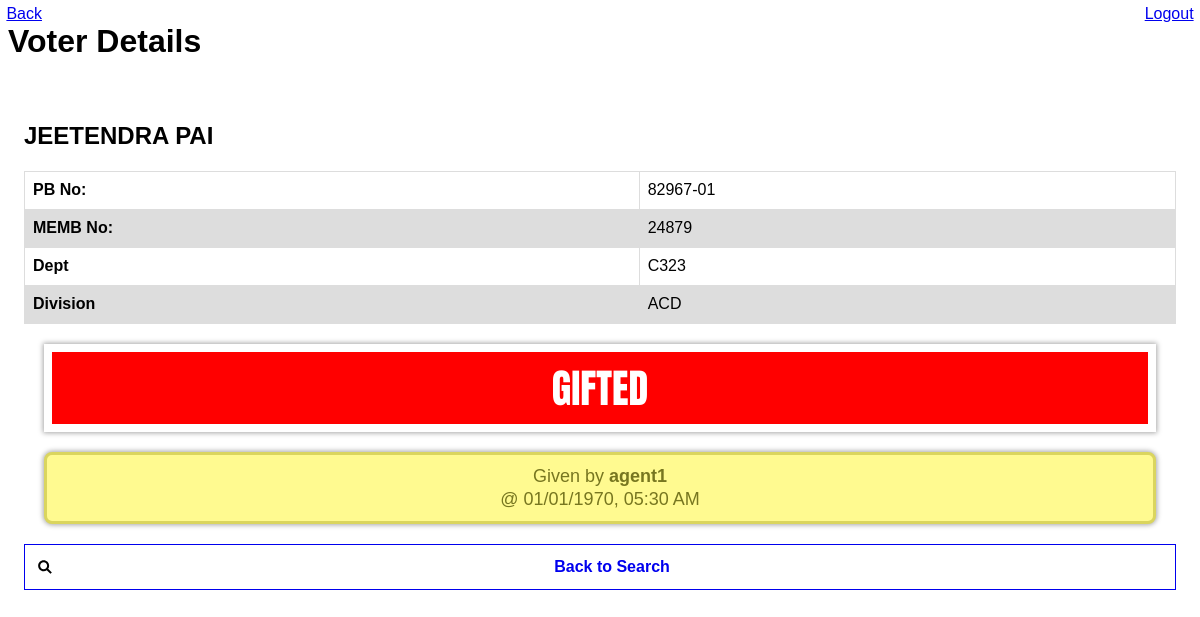
/search_result.php?pb_no=82967-01 (signed in), run on the app's committed database.
### tables this page shows
CREATE TABLE IF NOT EXISTS `candidates` (
  `ID` int(4) DEFAULT NULL,
  `MEMB_NO` int(5) DEFAULT NULL,
  `NAME` varchar(32) DEFAULT NULL,
  `DEPT` varchar(4) DEFAULT NULL,
  `PB_NO` varchar(9) DEFAULT NULL,
  `DIVISION` varchar(15) DEFAULT NULL,
  `GIFTED` tinyint(4) NOT NULL DEFAULT '0',
  `AGENT` tinyint(3) UNSIGNED NOT NULL DEFAULT '0',
  `GIFT_TIME` int(10) UNSIGNED NOT NULL DEFAULT '0',
  UNIQUE KEY `ID` (`ID`)
);

CREATE TABLE IF NOT EXISTS `agents` (
  `id` int(2) NOT NULL AUTO_INCREMENT,
  `username` varchar(25) DEFAULT NULL,
  `password` varchar(255) DEFAULT NULL,
  UNIQUE KEY `id` (`id`)
);

### db_connect.php (called while the page is built, shortened)
<?php
class DB_Connect {
    public function connect() {
		$mysqli = new mysqli(DB_HOST, DB_USER, DB_PASSWORD,DB_DATABASE);
        return $mysqli;
    }
}

### db_functions.php (called while the page is built, shortened)
<?php
class DB_Functions
{
  private $conn;
  function __construct()
  {
    include_once './db_connect.php';
    $this->db = new DB_Connect();
    $this->conn = $this->db->connect();
  }
  public function getAgentnameById($agent_id)
  {
    $result =  $this->conn->query("SELECT * FROM `agents` WHERE `id` = $agent_id ");
    $count = $result->num_rows;
    if ($count == 1) {
      $row = $result->fetch_array();
      $agent_name = $row['username'];
    } else {
      $agent_name = "unknown";
    }
    return $agent_name;
  }
  public function searchCandidate($pb_no)
  {
    $result =  $this->conn->query("SELECT * from candidates WHERE PB_NO='$pb_no'");
    return $result;
  }
}

### search_result.php (the view, shortened to what this page needs)
<!DOCTYPE html>
<html>
<?php
include_once 'db_functions.php';
$db = new DB_Functions();
if (isset($_GET["pb_no"])) {
   $search = $_GET["pb_no"];
} else if (isset($_POST["search_part1"])) {
   $search = $_POST["search_part1"];
   if (strlen($_POST["search_part2"]) > 0) {
      $search .= "-" . $_POST["search_part2"];
   }
}
$search_result = $db->searchCandidate($search);
$row_count = $search_result->num_rows;
if ($row_count > 0) {
   $row = $search_result->fetch_array();
}
?>
<head>
   <link rel="stylesheet" type="text/css" href="./css/style.css">
   <link rel="stylesheet" href="themes/android_blue.min.css" />
   <link rel="stylesheet" href="themes/jquery.mobile.icons.min.css" />
   <link rel="stylesheet" href="themes/jquery.mobile.structure-1.4.5.min.css" />
   <link rel="stylesheet" type="text/css" href="./css/style.css">
</head>
<body>
   <div data-role="page" id="pageone">
   <div data-role="header" data-backbtn="true" data-position="fixed" data-theme="b">
         <a href="#" data-rel="back" data-icon="back" class="ui-btn-left">Back</a>
         <h1>Voter Details</h1>
         <a href="logout.php" data-icon="power" class="ui-btn-right">Logout</a>
      </div>
      <div data-role="main" class="ui-content">
         <?php if ($row_count > 0) { ?>
            <form action="mark_as_gifted.php" method="post">
               <h2><?php echo $row['NAME']; ?></h2>
               <table>
                  <tr>
                     <th>PB No:</th>
                     <td><?php echo $row['PB_NO']; ?></td>
                  </tr>
                  <tr>
                     <th>MEMB No:</th>
                     <td><?php echo $row['MEMB_NO']; ?></td>
                  </tr>
                  <tr>
                     <th>Dept</th>
                     <td><?php echo $row['DEPT']; ?></td>
                  </tr>
                  <tr>
                     <th>Division</th>
                     <td><?php echo $row['DIVISION']; ?></td>
                  </tr>
               </table>
               <?php if ($row['GIFTED'] == 0) {
                  $db->add2Log( $_SESSION['user_id'], $_SESSION['login_user'], "Search: PENDING, PB_NO:", $row['PB_NO']);?>
                  <div class="status pending">PENDING</div>
                  <input type="submit" value="Check and Give" data-icon="shop" data-theme="b">
               <?php } else {
                  $db->add2Log( $_SESSION['user_id'], $_SESSION['login_user'], "Search: GIFTED, PB_NO:", $row['PB_NO']);?>
                  <div class="status given">GIFTED</div>
                  <div class="agent-name">Given by <b> <?php echo $db->getAgentnameById($row['AGENT']); ?></b> <br>@ <?php echo date("d/m/Y, h:i A", $row['GIFT_TIME']); ?> </br></div>
               <?php } ?>
            <?php } else {
                  $db->add2Log( $_SESSION['user_id'], $_SESSION['login_user'], "Search: Not found, PB_NO:", $search);?>
               <div class="agent-name">PB_NO: "<?php echo $search; ?>" Not Found!</div>
            <?php } ?>
            <a href="search.php" class="ui-btn ui-icon-search ui-btn-icon-left ui-alt-icon">Back to Search</a>
            </form>
      </div>
   </div>
</body>
</html>

### css/style.css (style rules this page uses)
.status { font-family: 'Anton', sans-serif; font-size: 40px; letter-spacing: 0px; word-spacing: 0px; text-transform: uppercase; border-style: solid; border-width: 8px; padding: 10px; text-align: center; margin: 20px; box-shadow: 0px 0px 5px 1px rgba(0, 0, 0, 0.35); color: #FFFFFF; border-color: #FFFFFF; }
.given { background: red; }
.agent-name { border: 3px solid #dad55e; border-radius: 8px; padding: 10px; margin: 20px; background: #fffa90; color: #777620; text-align: center; font-size: 18px; box-shadow: 0px 0px 5px 1px rgba(0, 0, 0, 0.35); }
table { font-family: arial, sans-serif; border-collapse: collapse; width: 100%; }
td, th { border: 1px solid #dddddd; text-align: left; padding: 8px; }
tr:nth-child(even) { background-color: #dddddd; }

### data on the page
candidates: NAME "JEETENDRA PAI", PB_NO "82967-01", MEMB_NO "24879", DEPT "C323", DIVISION "ACD", AGENT.username "agent1", GIFT_TIME "01/01/1970, 05:30 AM"
